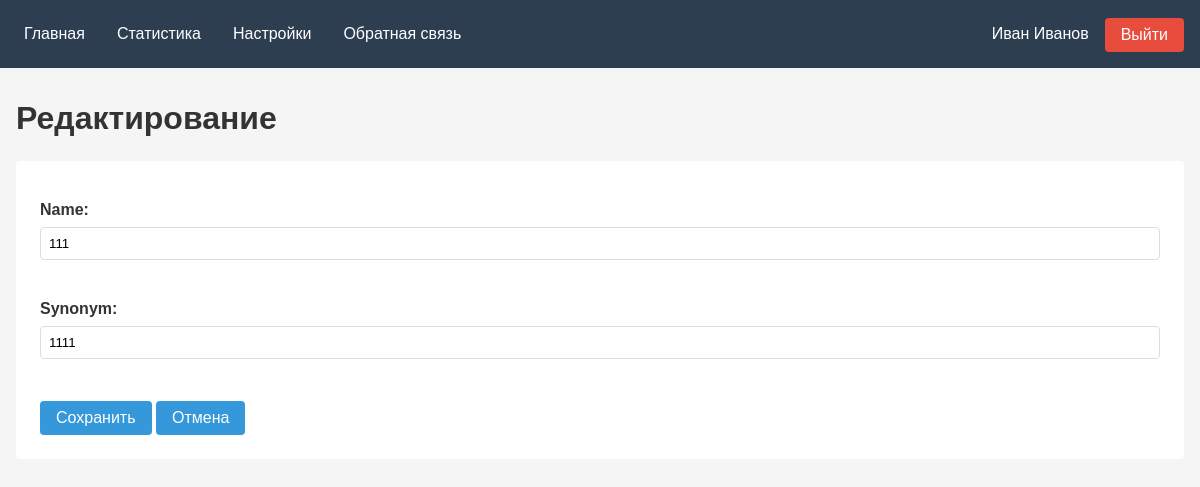
Page /tasker/settings/edit_subject/1/ on the earlier database version.
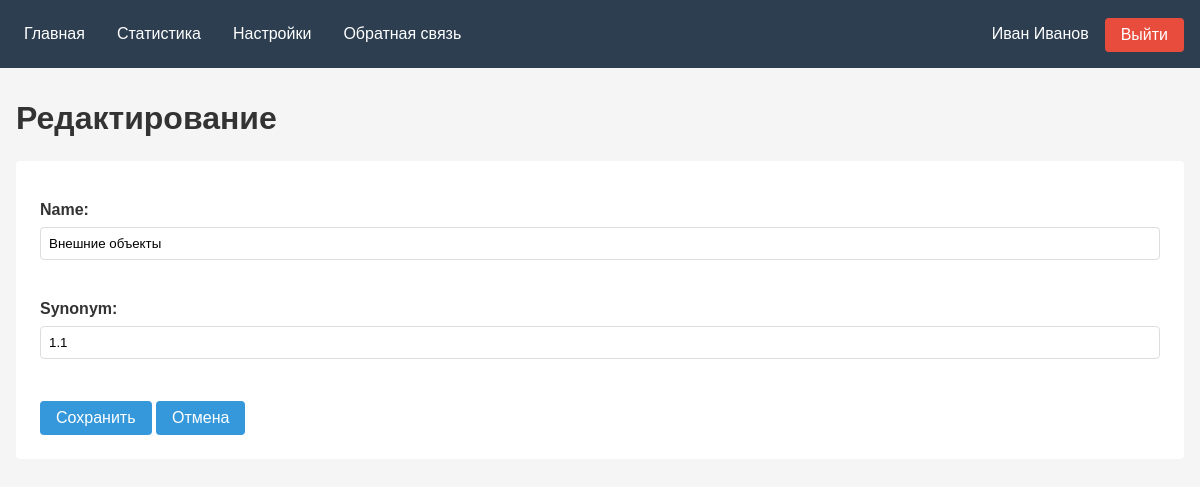
Same page on the later database version.
### tasker/models.py (models this page shows, shortened)
class TaskSubjects(models.Model):
    name = models.CharField()
    synonym = models.CharField()

### tasker/myviews/settings.py (the view)
# urls.py: path('edit_subject/<int:subject_id>/', settings.edit_subject, name='edit_subject'),
def edit_subject(request, subject_id):
    subject = get_object_or_404(TaskSubjects, pk=subject_id)
    if request.method == 'POST':
        form = SubjectsForm(request.POST, instance=subject)
        if form.is_valid():
            form.save()
            return redirect('all_data')
    else:
        form = SubjectsForm(instance=subject)
    return render(request, 'settings/edit_subject.html', {'form': form})

### tasker/forms.py
class SubjectsForm(forms.ModelForm):
    class Meta:
        model = TaskSubjects
        fields = '__all__'

### tasker/templates/settings/edit_subject.html (shortened to what this page needs)
{% extends "menu.html" %}
{% block content %}
<h1>{% if form.instance.id %}Редактирование{% else %}Добавление{% endif %}</h1>
<form method="post">
    {{ form.as_p }}
    <button type="submit">Сохранить</button>
    <a href="{% url 'all_data' %}" class="back-btn">Отмена</a>
</form>
{% endblock content %}

Differences in the rows shown:
changed TaskSubjects: name "111" → "Внешние объекты"; synonym "1111" → "1.1"
